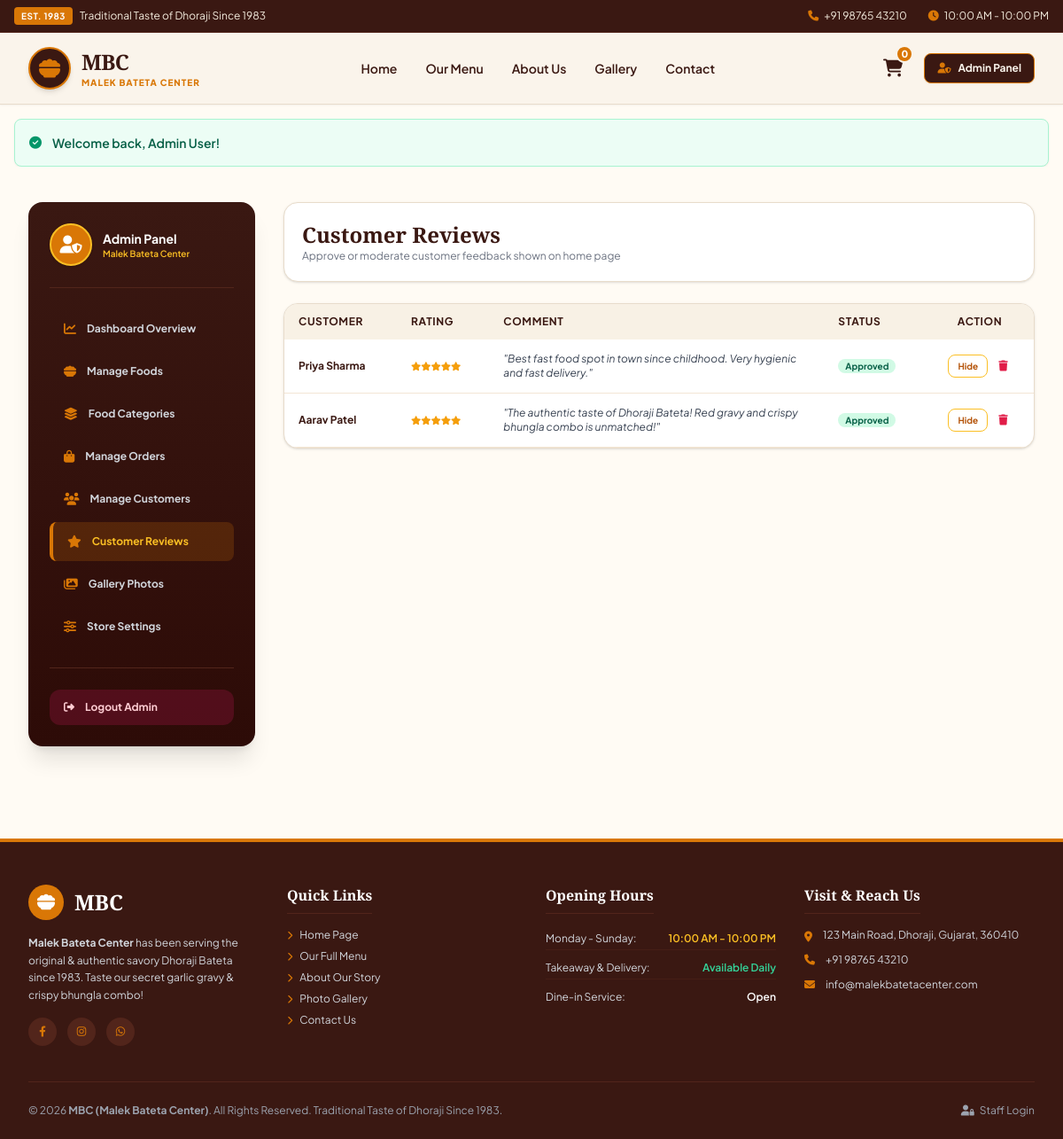
Screenshot of /admin/reviews.php (signed in) with the database file from the repository.
### tables this page shows
CREATE TABLE IF NOT EXISTS `reviews` (
  `id` INT AUTO_INCREMENT PRIMARY KEY,
  `user_id` INT DEFAULT NULL,
  `customer_name` VARCHAR(100) NOT NULL,
  `rating` INT NOT NULL DEFAULT 5,
  `comment` TEXT NOT NULL,
  `status` ENUM('approved', 'pending', 'rejected') DEFAULT 'approved',
  `created_at` TIMESTAMP DEFAULT CURRENT_TIMESTAMP
);

### config/helpers.php (called while the page is built, shortened)
<?php
function baseUrl($path = '') {
    $protocol = isset($_SERVER['HTTPS']) && $_SERVER['HTTPS'] === 'on' ? 'https' : 'http';
    $host = $_SERVER['HTTP_HOST'] ?? 'localhost:8000';
    $scriptDir = dirname($_SERVER['SCRIPT_NAME']);
    $base = rtrim($protocol . "://" . $host . rtrim(str_replace('\\', '/', $scriptDir), '/'), '/');
    if (strpos($_SERVER['SCRIPT_NAME'], '/admin') !== false) {
        $base = dirname($base);
    } elseif (strpos($_SERVER['SCRIPT_NAME'], '/customer') !== false) {
        $base = dirname($base);
    }
    return rtrim($base, '/') . '/' . ltrim($path, '/');
}

### admin/reviews.php (the view, shortened to what this page needs)
<?php
require_once __DIR__ . '/../config/helpers.php';
$db = getDB();
$reviews = $db->query("SELECT * FROM reviews ORDER BY id DESC")->fetchAll();
require_once __DIR__ . '/../includes/header.php';
?>
<section class="py-10 bg-[#FFFBF4]">
    <div class="max-w-7xl mx-auto px-4 sm:px-6 lg:px-8">
        <div class="flex flex-col lg:flex-row gap-8">
            <?php require_once __DIR__ . '/includes/sidebar.php'; ?>
            <div class="flex-grow space-y-6">
                <div class="mbc-card p-5 bg-white rounded-2xl border border-[#E8DCCB] shadow">
                    <h2 class="font-serif-heading font-extrabold text-2xl text-[#3A1812]">Customer Reviews</h2>
                    <p class="text-xs text-gray-500">Approve or moderate customer feedback shown on home page</p>
                </div>
                <div class="mbc-card bg-white rounded-2xl border border-[#E8DCCB] shadow overflow-hidden">
                    <table class="w-full text-left mbc-table text-xs">
                        <thead>
                            <tr>
                                <th>Customer</th>
                                <th>Rating</th>
                                <th>Comment</th>
                                <th>Status</th>
                                <th class="text-center">Action</th>
                            </tr>
                        </thead>
                        <tbody>
                            <?php foreach ($reviews as $rev): ?>
                                <tr>
                                    <td><strong class="text-[#3A1812]"><?php echo htmlspecialchars($rev['customer_name']); ?></strong></td>
                                    <td>
                                        <div class="flex text-amber-500 text-[10px]">
                                            <?php for($i=1; $i<=5; $i++): ?>
                                                <i class="fa-solid fa-star <?php echo $i <= $rev['rating'] ? 'text-amber-500' : 'text-gray-300'; ?>"></i>
                                            <?php endfor; ?>
                                        </div>
                                    </td>
                                    <td class="text-gray-700 italic max-w-xs">"<?php echo htmlspecialchars($rev['comment']); ?>"</td>
                                    <td>
                                        <span class="px-2 py-0.5 text-[10px] font-bold rounded-full <?php echo $rev['status'] === 'approved' ? 'bg-emerald-100 text-emerald-800' : 'bg-amber-100 text-amber-800'; ?>">
                                            <?php echo ucfirst($rev['status']); ?>
                                        </span>
                                    </td>
                                    <td class="text-center">
                                        <div class="flex items-center justify-center gap-2">
                                            <form action="<?php echo baseUrl('admin/reviews.php'); ?>" method="POST" class="inline">
                                                <button type="submit" class="px-2.5 py-1 text-[10px] font-bold rounded-lg border <?php echo $rev['status'] === 'approved' ? 'border-amber-400 text-amber-700 hover:bg-amber-50' : 'border-emerald-400 text-emerald-700 hover:bg-emerald-50'; ?>">
                                                    <?php echo $rev['status'] === 'approved' ? 'Hide' : 'Approve'; ?>
                                                </button>
                                            </form>
                                            <form action="<?php echo baseUrl('admin/reviews.php'); ?>" method="POST" onsubmit="return confirm('Delete review?');" class="inline">
                                                <button type="submit" class="text-rose-600 hover:text-rose-800 font-bold p-1"><i class="fa-solid fa-trash"></i></button>
                                            </form>
                                        </div>
                                    </td>
                                </tr>
                            <?php endforeach; ?>
                        </tbody>
                    </table>
                </div>
            </div>
        </div>
    </div>
</section>
<?php require_once __DIR__ . '/../includes/footer.php'; ?>

### assets/css/style.css (style rules this page uses)
:root { --mbc-dark-brown: #3A1812; --mbc-deep-red: #2D0B07; --mbc-cream-bg: #FFFBF4; --mbc-cream-card: #FAF4EB; --mbc-amber-primary: #D97706; --mbc-amber-hover: #B45309; --mbc-orange-accent: #E65100; --mbc-text-dark: #2A1712; --mbc-border: #E8DCCB; }
body { font-family: 'Plus Jakarta Sans', sans-serif; background-color: var(--mbc-cream-bg); color: var(--mbc-text-dark); }
.font-serif-heading { font-family: 'Playfair Display', Georgia, serif; }
.mbc-card { background-color: #FFFFFF; border: 1px solid var(--mbc-border); border-radius: 0.75rem; box-shadow: 0 4px 6px -1px rgba(58, 24, 18, 0.04), 0 2px 4px -1px rgba(58, 24, 18, 0.02); }
.mbc-table th { background-color: #F8F1E5; color: var(--mbc-dark-brown); font-weight: 700; text-transform: uppercase; font-size: 0.75rem; letter-spacing: 0.05em; padding: 0.75rem 1rem; }
.mbc-table td { padding: 0.875rem 1rem; border-bottom: 1px solid #F3E6D5; }

### rows the page displays
reviews: customer_name "Priya Sharma", rating 5 (drawn), comment "Best fast food spot in town since childhood. Very hygienic and fast delivery.", status "Approved", shows "Hide"
reviews: customer_name "Aarav Patel", rating 5 (drawn), comment "The authentic taste of Dhoraji Bateta! Red gravy and crispy bhungla combo is unmatched!", status "Approved", shows "Hide"

### other values shown
$cartCount "0"
$flash['message'] "Welcome back, Admin User!"
